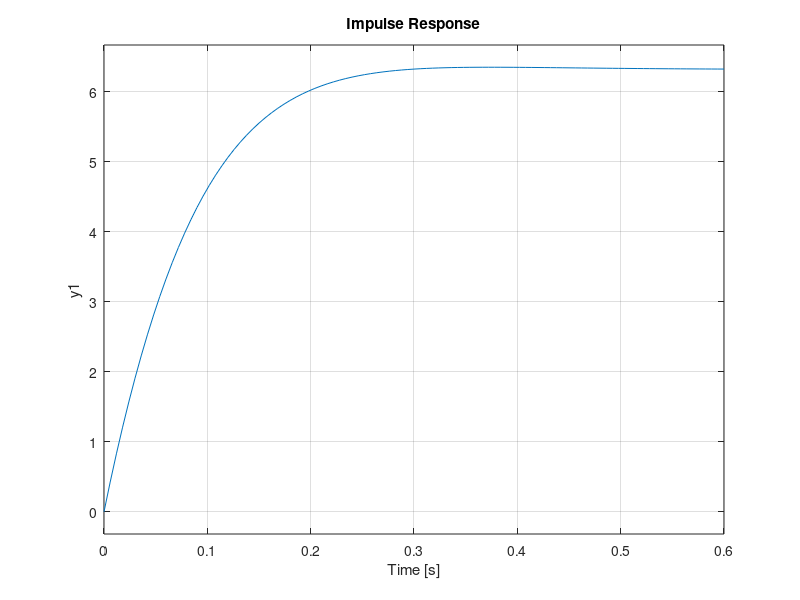

The MATLAB source for this figure:
% % % % % % % % % % % % % % % % % % % % % % % % % % % % % % % % % % % % % % 
% % % % % % % % % this_program_writed_by_Sahand_Tang_Erami% % % % % % % % %
% % % % % % % % % % % % %Modern_Control_Final_Project % % % % % % % % % % %
% % % % % % % % % % % % % % % % %1397/12/9% % % % % % % % % % % % % % % % %
% % % % % % % % % % % % % % % % % % % % % % % % % % % % % % % % % % % % % %
clc
clear all
close all
%% Initialize(Part_b)
M=1000;
Vx=20;
Lf=1;
Lr=1.5;
Iz=1650;
Calr=60e3;
Calf=60e3;
%% State_space_matrix(Part_b)
A=[0 1 0 0
    0 -(2*(Calr+Calf)/(M*Vx)) 2*(Calf+Calr)/M (2*(-Calf*Lf+Calr*Lr)/(M*Vx))
    0 0 0 1
    0 -(2*(Lf*Calf-Lr*Calr)/(Iz*Vx)) 2*(Calf*Lf-Calr*Lr)/Iz -(2*((Lf^2)*Calf+(Lr^2)*Calr)/(Iz*Vx))];
B=[0;2*Calf/M;0;(2*Lf*Calf)/Iz];
C=[0 0 1 0];
D=[0];
%%  Plot(Part_b)
sys=ss(A,B,C,D);
impulse(sys);
%step(sys)
% t = 0:0.001:2*pi;
% u = sin(t);
% lsim(sys,u,t)
